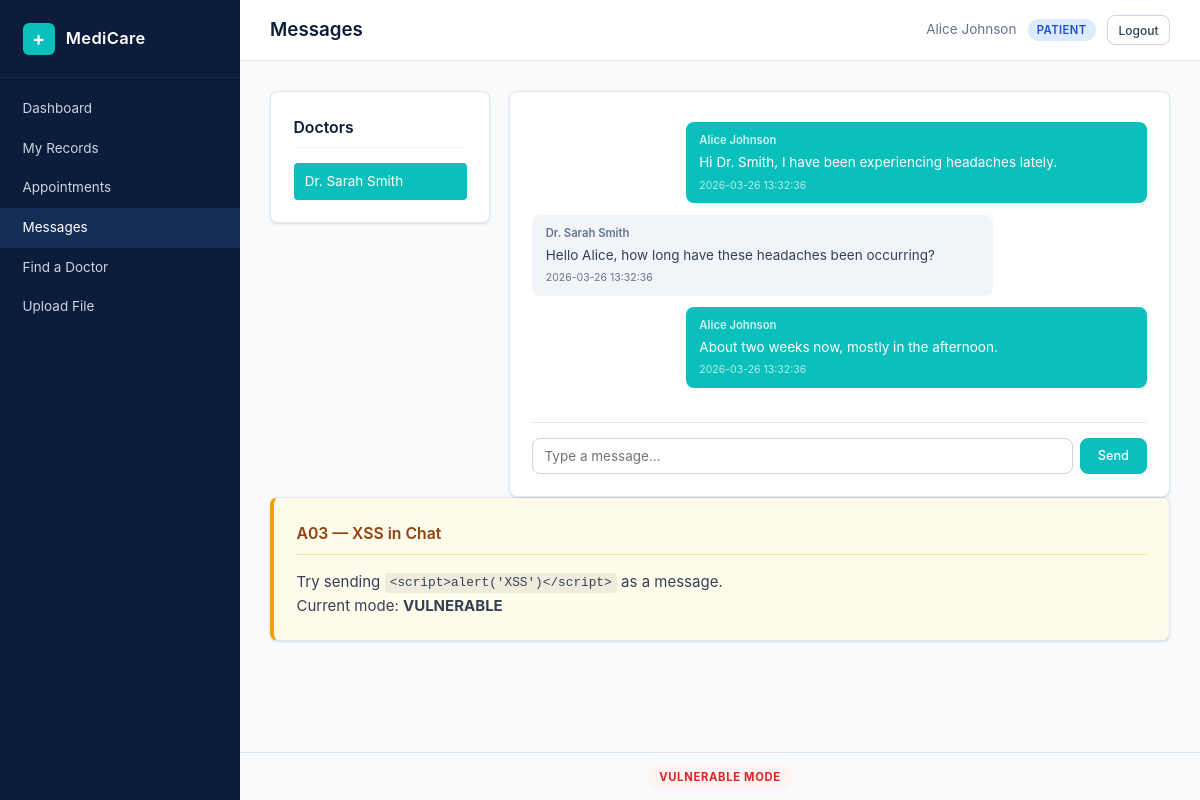
The app's page /patient/chat.php (signed in) with its own data.
### tables this page shows
CREATE TABLE users (
    id INT AUTO_INCREMENT PRIMARY KEY,
    name VARCHAR(100) NOT NULL,
    email VARCHAR(150) NOT NULL UNIQUE,
    password VARCHAR(255) NOT NULL,
    role ENUM('patient','doctor','admin') NOT NULL DEFAULT 'patient',
    created_at TIMESTAMP DEFAULT CURRENT_TIMESTAMP
);

CREATE TABLE messages (
    id INT AUTO_INCREMENT PRIMARY KEY,
    sender_id INT NOT NULL,
    receiver_id INT NOT NULL,
    body TEXT NOT NULL,
    sent_at TIMESTAMP DEFAULT CURRENT_TIMESTAMP,
    FOREIGN KEY (sender_id) REFERENCES users(id) ON DELETE CASCADE,
    FOREIGN KEY (receiver_id) REFERENCES users(id) ON DELETE CASCADE
);

### config.php (called while the page is built, shortened)
<?php
function currentUserId(): int {
    return (int) $_SESSION['user_id'];
}
function esc(string $value): string {
    return htmlspecialchars($value, ENT_QUOTES, 'UTF-8');
}

### patient/chat.php (the view, shortened to what this page needs)
<?php
require_once __DIR__ . '/../config.php';
require_once __DIR__ . '/../helpers.php';
$conn = getDB();
$userId = currentUserId();
$doctors = $conn->query("SELECT id, name FROM users WHERE role = 'doctor'")->fetchAll();
$selectedDoctor = (int)($_GET['doctor_id'] ?? ($doctors[0]['id'] ?? 0));
$messages = fetchMessages($conn, $userId, $selectedDoctor);
function fetchMessages(PDO $conn, int $userId, int $doctorId): array {
    $stmt = $conn->prepare(
        "SELECT m.*, u.name AS sender_name FROM messages m
         JOIN users u ON m.sender_id = u.id
         WHERE (m.sender_id = ? AND m.receiver_id = ?) OR (m.sender_id = ? AND m.receiver_id = ?)
         ORDER BY m.sent_at ASC"
    );
    $stmt->execute([$userId, $doctorId, $doctorId, $userId]);
    return $stmt->fetchAll();
}
?>
<div class="chat-layout">
    <div class="card chat-sidebar-card">
        <h3 class="card-title">Doctors</h3>
        <ul class="contact-list">
            <?php foreach ($doctors as $doc): ?>
                <li>
                    <a href="?doctor_id=<?= $doc['id'] ?>"
                       class="contact-link <?= $doc['id'] === $selectedDoctor ? 'active' : '' ?>">
                        <?= esc($doc['name']) ?>
                    </a>
                </li>
            <?php endforeach; ?>
        </ul>
    </div>
    <div class="card chat-main">
        <div class="chat-messages" id="chatMessages">
            <?php foreach ($messages as $msg): ?>
                <?php $isOwn = (int)$msg['sender_id'] === $userId; ?>
                <div class="chat-bubble <?= $isOwn ? 'chat-own' : 'chat-other' ?>">
                    <span class="chat-sender"><?= esc($msg['sender_name']) ?></span>
                    <?php if (!SECURE_MODE): ?>
                        <p><?= $msg['body'] ?></p>
                    <?php else: ?>
                        <p><?= esc($msg['body']) ?></p>
                    <?php endif; ?>
                    <span class="chat-time"><?= esc($msg['sent_at']) ?></span>
                </div>
            <?php endforeach; ?>
        </div>
        <?php if ($selectedDoctor > 0): ?>
            <form method="POST" class="chat-input-form">
                <input type="text" name="body" placeholder="Type a message..." required class="chat-input" autocomplete="off">
                <button type="submit" class="btn btn-primary">Send</button>
            </form>
        <?php endif; ?>
    </div>
</div>
<div class="card vuln-hint">
    <h3 class="card-title">A03 — XSS in Chat</h3>
    <p>Try sending <code>&lt;script&gt;alert('XSS')&lt;/script&gt;</code> as a message.</p>
    <p>Current mode: <strong><?= SECURE_MODE ? 'SECURE' : 'VULNERABLE' ?></strong></p>
</div>

### assets/style.css (style rules this page uses)
*, *::before, *::after { margin: 0; padding: 0; box-sizing: border-box; }
:root { --navy: #0B1D3A; --navy-light: #132D54; --navy-dark: #071429; --teal: #0ABFBC; --teal-dark: #089E9B; --white: #FFFFFF; --gray-50: #F8FAFC; --gray-100: #F1F5F9; --gray-200: #E2E8F0; --gray-300: #CBD5E1; --gray-400: #94A3B8; --gray-500: #64748B; --gray-700: #334155; --red: #EF4444; --red-bg: #FEF2F2; --green: #22C55E; --green-bg: #F0FDF4; --amber: #F59E0B; --amber-bg: #FFFBEB; --blue: #3B82F6; --radius: 8px; --shadow: 0 1px 3px rgba(0,0,0,0.08), 0 1px 2px rgba(0,0,0,0.06); --shadow-md: 0 4px 6px rgba(0,0,0,0.07), 0 2px 4px rgba(0,0,0,0.06); --sidebar-width: 240px; --font: -apple-system, BlinkMacSystemFont, "Segoe UI", system-ui, sans-serif; }
html { font-size: 15px; }
body { font-family: var(--font); background: var(--gray-50); color: var(--gray-700); line-height: 1.6; min-height: 100vh; }
.card { background: var(--white); border: 1px solid var(--gray-200); border-radius: var(--radius); padding: 1.5rem; margin-bottom: 1.25rem; box-shadow: var(--shadow); }
.card-title { font-size: 1.05rem; font-weight: 600; color: var(--navy); margin-bottom: 1rem; padding-bottom: 0.5rem; border-bottom: 1px solid var(--gray-100); }
.btn { display: inline-block; padding: 0.55rem 1.1rem; border: 1px solid var(--gray-300); border-radius: var(--radius); background: var(--white); color: var(--gray-700); font-family: var(--font); font-size: 0.85rem; font-weight: 500; cursor: pointer; text-decoration: none; text-align: center; transition: background 0.15s, border-color 0.15s; }
.btn-primary { background: var(--teal); color: var(--white); border-color: var(--teal); }
.chat-layout { display: grid; grid-template-columns: 220px 1fr; gap: 1.25rem; align-items: start; }
.chat-sidebar-card { margin-bottom: 0; }
.contact-list { list-style: none; }
.contact-link { display: block; padding: 0.5rem 0.75rem; color: var(--gray-700); text-decoration: none; border-radius: 4px; font-size: 0.9rem; }
.contact-link.active { background: var(--teal); color: var(--white); }
.chat-main { display: flex; flex-direction: column; min-height: 400px; margin-bottom: 0; }
.chat-messages { flex: 1; overflow-y: auto; max-height: 420px; padding: 0.5rem 0; }
.chat-bubble { margin-bottom: 0.75rem; padding: 0.6rem 0.9rem; border-radius: var(--radius); max-width: 75%; }
.chat-own { background: var(--teal); color: var(--white); margin-left: auto; }
.chat-other { background: var(--gray-100); color: var(--gray-700); }
.chat-sender { font-size: 0.75rem; font-weight: 600; display: block; margin-bottom: 0.2rem; }
.chat-own .chat-sender { color: rgba(255,255,255,0.8); }
.chat-other .chat-sender { color: var(--gray-500); }
.chat-bubble p { font-size: 0.9rem; margin: 0; }
.chat-time { font-size: 0.7rem; opacity: 0.7; display: block; margin-top: 0.25rem; }
.chat-input-form { display: flex; gap: 0.5rem; margin-top: 1rem; padding-top: 1rem; border-top: 1px solid var(--gray-200); }
.chat-input { flex: 1; padding: 0.6rem 0.75rem; border: 1px solid var(--gray-300); border-radius: var(--radius); font-family: var(--font); font-size: 0.9rem; }
.vuln-hint { border-left: 4px solid var(--amber); background: var(--amber-bg); }
.vuln-hint .card-title { color: #92400E; border-bottom-color: #FDE68A; }
.vuln-hint code { background: rgba(0,0,0,0.06); padding: 0.15rem 0.35rem; border-radius: 3px; font-family: "SF Mono", Menlo, monospace; font-size: 0.85em; }

### records on screen
users: name "Dr. Sarah Smith"
messages: sender.name "Alice Johnson", body "Hi Dr. Smith, I have been experiencing headaches lately.", sent_at "2026-03-26 13:32:36"
messages: sender.name "Dr. Sarah Smith", body "Hello Alice, how long have these headaches been occurring?", sent_at "2026-03-26 13:32:36"
messages: sender.name "Alice Johnson", body "About two weeks now, mostly in the afternoon.", sent_at "2026-03-26 13:32:36"

### other values on screen
$item['label'] "Dashboard"
$item['label'] "My Records"
$item['label'] "Appointments"
$item['label'] "Messages"
$item['label'] "Find a Doctor"
$item['label'] "Upload File"
$title "Messages"
$name "Alice Johnson"
$role "PATIENT"
$mode "VULNERABLE"
